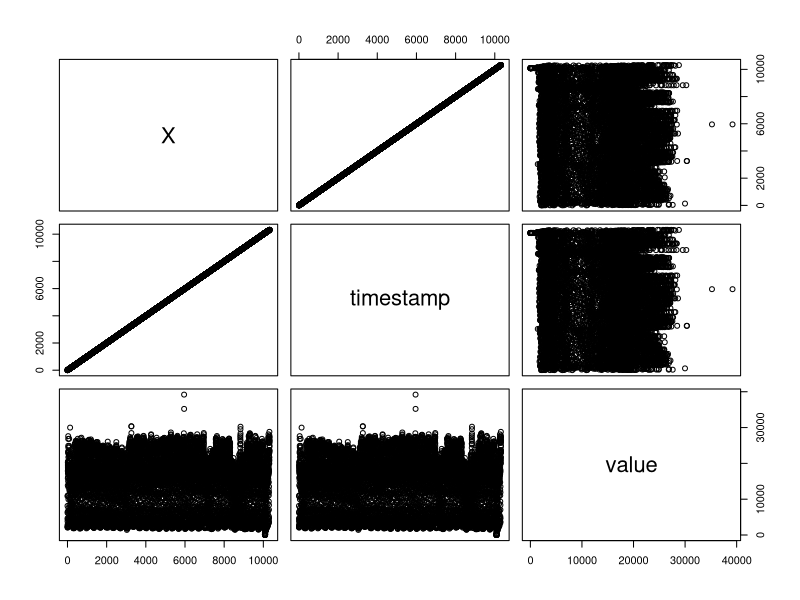
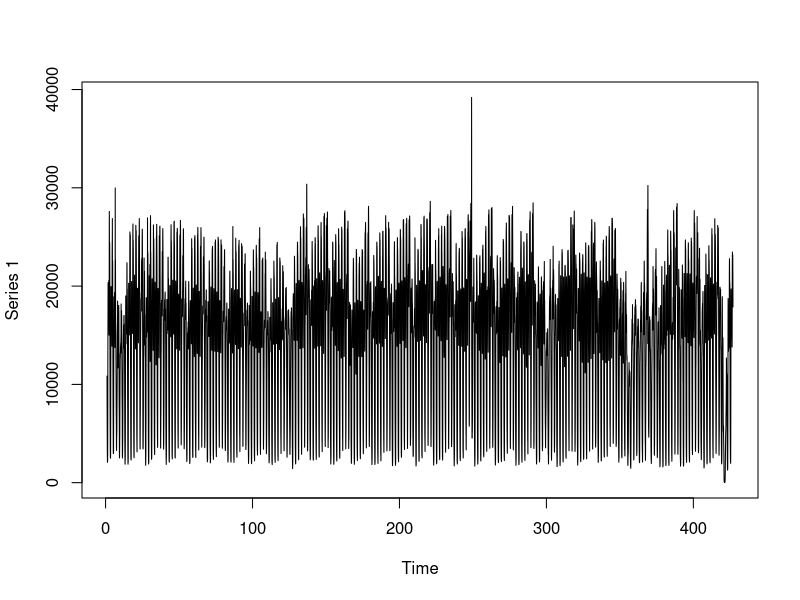
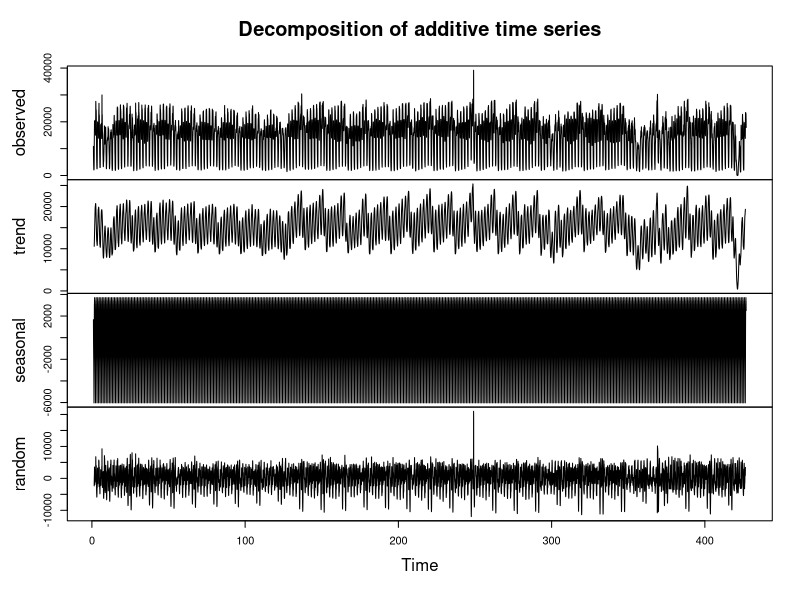
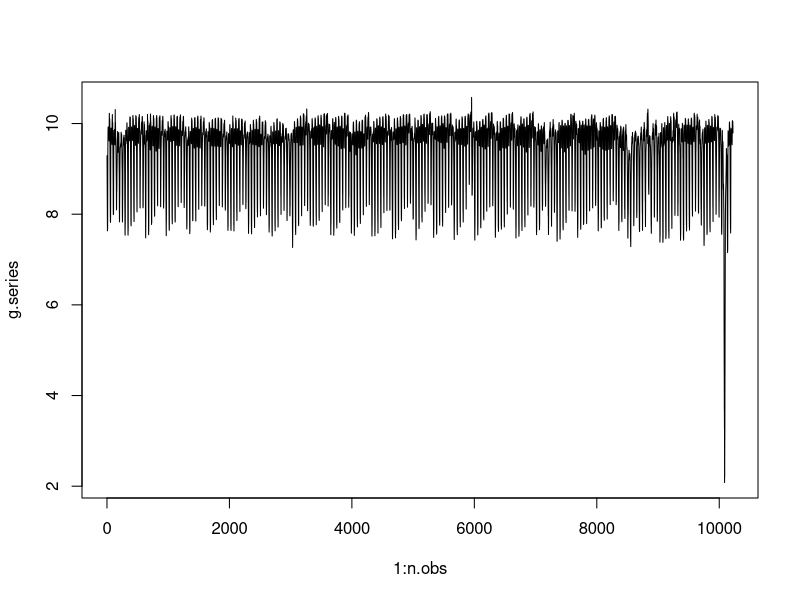
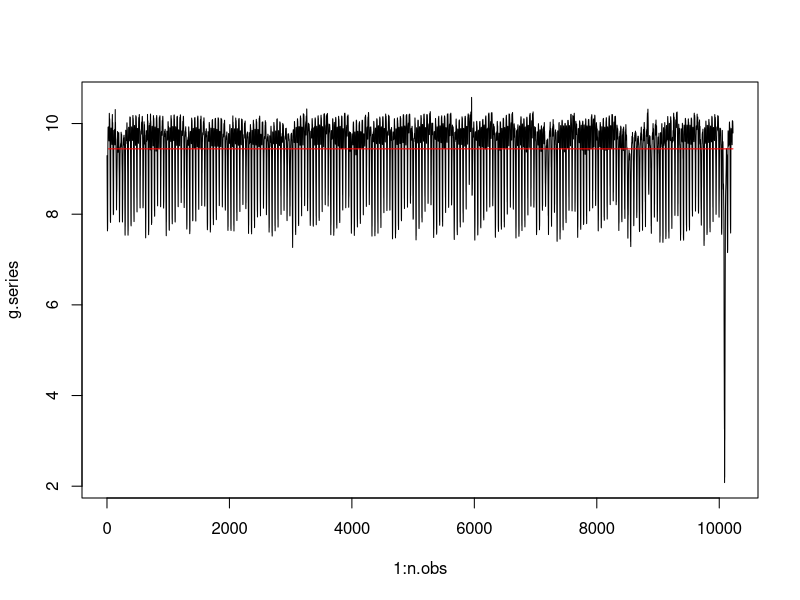
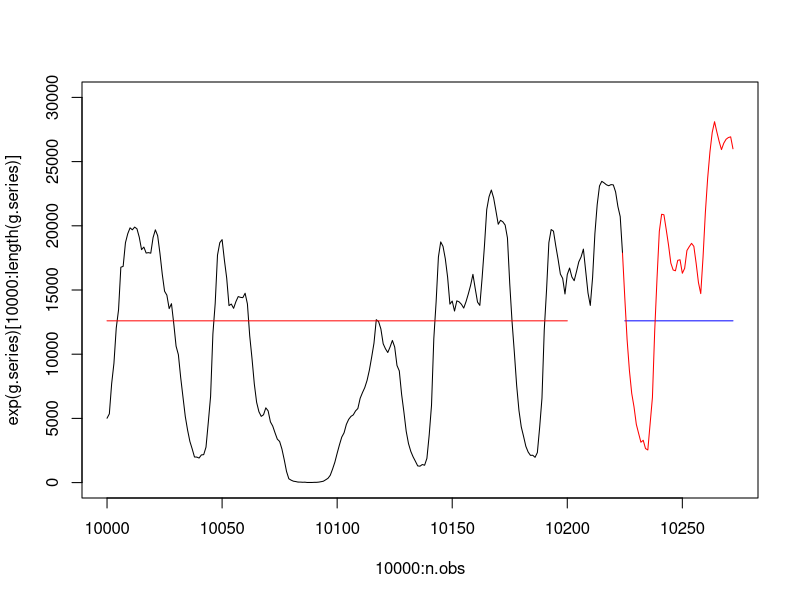
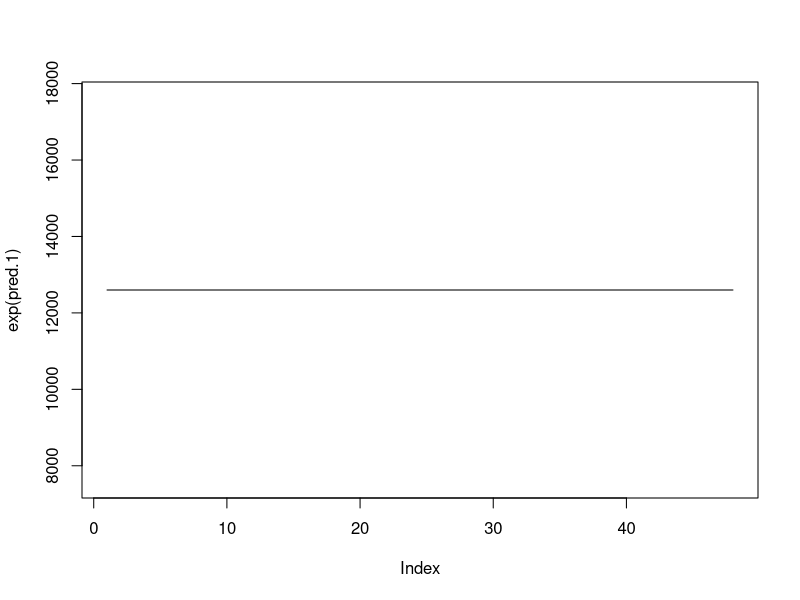

Recreate these plots in R, in order.
dis <- read.csv("taxi.csv")
dis
plot(dis)

n <- nrow(dis)
date <- as.Date(strptime(dis$timestamp[1:(n - 96)], '%Y-%m-%d'))
date <- date


library("xts")
data_ts <- xts(dis$value[1:(n - 96)], date)        # Convert data frame to time series
class(data_ts)
data_ts
data_ts <- ts(data_ts, frequency = 24)
plot(data_ts)
length(data_ts)
decompose_ts <- decompose(data_ts) 
plot(decompose_ts)

library(tseries)
library(forecast)
adf.test(data_ts, alternative=c('stationary'))


g.series <- log(data_ts)

n.obs <- length(g.series)
n.obs

plot(1:n.obs, g.series, type = "l")


g.2 <- matrix(rep(0, (n.obs - 24)*25), nrow = (n.obs - 24), ncol = 25)


for (i in 1:(n.obs - 24))
{
  g.2[i, ] <- g.series[i:(24 + i)]
}


i.seed <- 2


library(nnet)

set.seed(12345+i.seed)


# подобрать параметры
g.net <- nnet(x = g.2[, 1:24], g.2[, 25], size = 6, 
              linout = TRUE, rang=0.1, decay=0.001, maxit = 1000)


plot(1:n.obs, g.series, type = "l")
lines(25:n.obs, g.net$fitted.values, col = "red")

g.forecast <- g.2[nrow(g.2), -1] 

pred.n = 48
pred.1 <- rep(-9999, pred.n)

for (i in 1:pred.n)
{
  pred.1[i] <- predict(g.net, g.forecast, type = "raw")
  g.forecast <- c( g.forecast[-1], pred.1[i])
}


plot(10000:n.obs, exp(g.series)[10000:length(g.series)], type = "l", xlim = c(10000, n.obs+pred.n), ylim = c(0, 30000))
lines(10000:n.obs, exp(g.net$fitted.values)[10000:length(g.series)], col = "red")
lines((n.obs+1):(n.obs+pred.n), exp(pred.1), col = "blue")
lines(n.obs:(n.obs+48), dis$value[n.obs:(n.obs + 48)], col = "red")

plot(exp(pred.1), type='l')
test <- dis$value[(n.obs + 1):(n.obs + 48)]
res <- exp(pred.1)
test
res
length(test)

mse <- sum((res - test) ** 2) / pred.n
mse

library(MLmetrics)
R2_Score(res, test)
